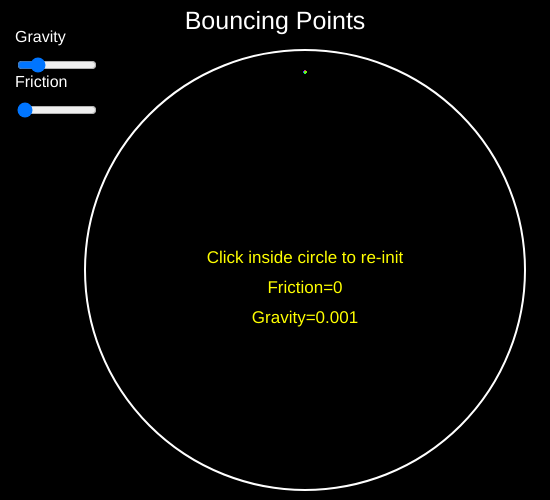
Frame 1 (no input)
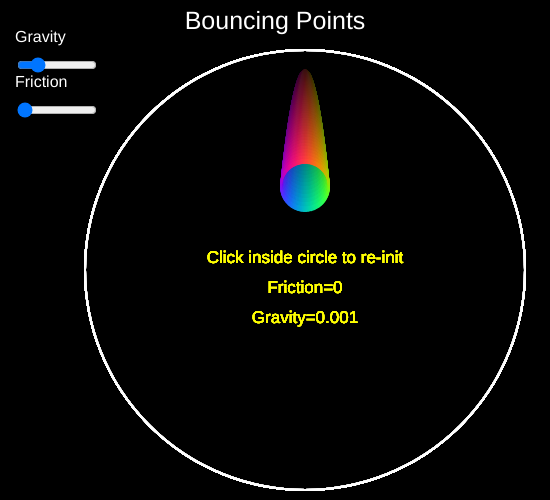
Frame 60 (no input)
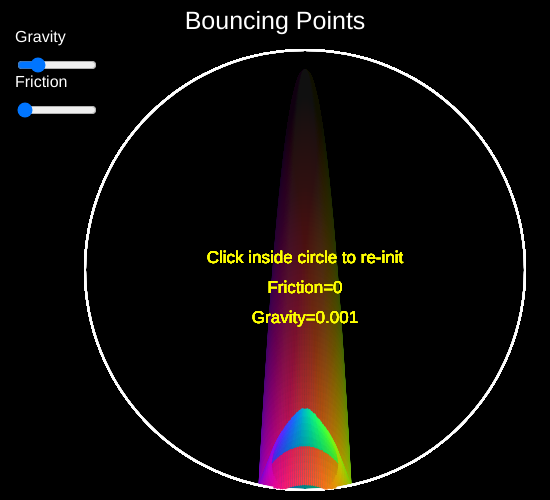
Frame 120 (the mouse pressed at the canvas centre since frame 60)

The p5.js sketch that drew these frames (run headless with seeded random() and noise() and a simulated clock; from frame 60 on, the mouse is pressed at the canvas centre):

// p5.js sketch
// ── sketch.js
// Bouncing points           K Moerman 2026
// a group of 2D points is launched under influence of gravity inside a circle
// the points bounce of the circle's inner surface
// a friction proportional to velocity can be applied
// exploring vectors and user interface elements in ps.js


const h=500,hh=h/2; // size of image
const w=550, hw=w/2;
const rcircle=hh-30; // radius of circle
const xcircle=hw+30, ycircle=hh+20; // center of circle
const N=150; // number of points in animation
const ndraw=8; // number of times points are updated each frame
const frinit=0; // friction coeff. proportional to velocity
const accelinit=1E-3; // some gravity value, avoids having extra constants in calculations
const alphacircle=8; // alpha factor of black fill color inside circle, fades previous frames to black
const vinit=5E-2; // point get init. with vert. vel. from -vinit to +vinit
const xinit=0, yinit=0.9*rcircle; // init. position of all points at start of program

let p=[],v=[],col=[],a,xp,yp,fr; // global vars, arrays for data per point and common accel. a
let sliderGravity,sliderFriction; // UI slider controls

function setup() // this function is called once at start
{
	xp=xinit; // points start from default position
	yp=yinit;
	createCanvas(w, h); // create canvas for drawing
	background('black');
	a=createVector(0,-accelinit); // a vector for gravity
	fr=frinit; // friction coeff. proportional to velocity
	drawcontrols(); // draw slider controls and text
	initallpoints(); // give all points init data
	fill(0,alphacircle); // fill circle with almost transparent black
}

function draw() // this function is called again every frame
{	
	push();
	applyMatrix(1, 0, 0, -1, xcircle, ycircle); // translate origin to center and flip y axis	
	strokeWeight(2); // draw everything 2 pixels wide
	stroke('white'); // reset stroke color for drawing circle
	circle(0,0,2*rcircle); // redraw circle with it's fill
	for(let d=0; d<ndraw; d++) // update points a number of times each frame
	{
		for(let k=0; k<N; k++) // go through all points and update them
		{
			drawpoint(k);
		}
	}
	pop();
	push(); // draw text showing friction and gravity values
	strokeWeight(1);
	noStroke();
	fill('yellow');
	textAlign(CENTER,TOP);
	textSize(17);
	text('Click inside circle to re-init',xcircle,hh);
	text('Friction='+round(fr,6),xcircle,hh+30);
	text('Gravity='+round(-a.y,6),xcircle,hh+60);
	pop();
}

function drawcontrols() // // draw slider controls and text
{
	strokeWeight(1);
	noStroke();
	fill('white');
	textAlign(CENTER,TOP);
	textSize(25);
	text('Bouncing Points',hw,10);
	textSize(16);
	textAlign(LEFT,TOP);
	text('Gravity',15,30);
	sliderGravity = createSlider(0,5000,accelinit*1E6,10)
	sliderGravity.size(80);
	sliderGravity.position(15,55);
	sliderGravity.changed(sliderGravityChanged);
	text('Friction',15,75);
	sliderFriction = createSlider(0,500,fr*1E6,10)
	sliderFriction.size(80);
	sliderFriction.position(15,100);
	sliderFriction.changed(sliderFrictionChanged);
}

function initpoint(k) // init 1 point with index k
{
	let kn=k/(N-1); // version of index k which stays in 0..1
	p[k]=createVector(xp,yp); // all points start at same position
	v[k]=createVector(1,1); // give the point a velocity pointing in direction depending on k
	v[k].setMag(vinit); // magnitude is always vinit
	v[k].setHeading(TWO_PI*kn); // angle is different for each point, depending on k
	let colred=128+127*sin(TWO_PI*kn); // generate a color for each point
	let colgreen=128+127*sin(TWO_PI*kn+TWO_PI/3);
	let colblue=128+127*sin(TWO_PI*kn+2*TWO_PI/3);
	col[k]=color(colred,colgreen,colblue); // store the color also
}

function initallpoints() // re-init all points
{
	for(let k=0; k<N; k++)
	{
		initpoint(k)
	}	
}

function drawpoint(k) // calculate new pos. of point and redraw, handling reflections also
{	
	p[k].add(v[k]); // update position of point with current velocity
	v[k].add(a); // update velocity with acceleration which is constant
	v[k].mult(1-fr); // apply friction proportional to velocity
	if (p[k].mag()>rcircle) // has point reached circle?
	{			
		// reflection on inside circle Vout = Visn - 2(Vin . n)n
		let n=p[k].copy(); // new norm vector, on circle it is based on position
		n.normalize(); // normalise the new vector n
		n.mult(-1); // flip it 180 degrees
		v[k].reflect(n); // use reflect function with norm vector on velocity		
	}
	else // point has not reached circle yet
	{
		stroke(col[k]); // draw point at current pos with it's color
		point(p[k]);	
	}
}

function mouseClicked() // mouse click handler of ps.js, re-init points at mouse position
{
	xp=mouseX-xcircle;
	yp=ycircle-mouseY;
	if(mag(xp,yp)<rcircle)
	{
		console.log('mouse click x=',xp,'y=',yp);
		initallpoints();
	}
}

function sliderGravityChanged() // slider for gravity has been moved
{
	let sl=1E-6*sliderGravity.value();
	console.log('Gravity =',sl);
	a.y=-sl;
}

function sliderFrictionChanged() // slider for friction has been moved
{
	let sl=1E-6*sliderFriction.value();
	console.log('Friction =',sl);
	fr=sl;
}
